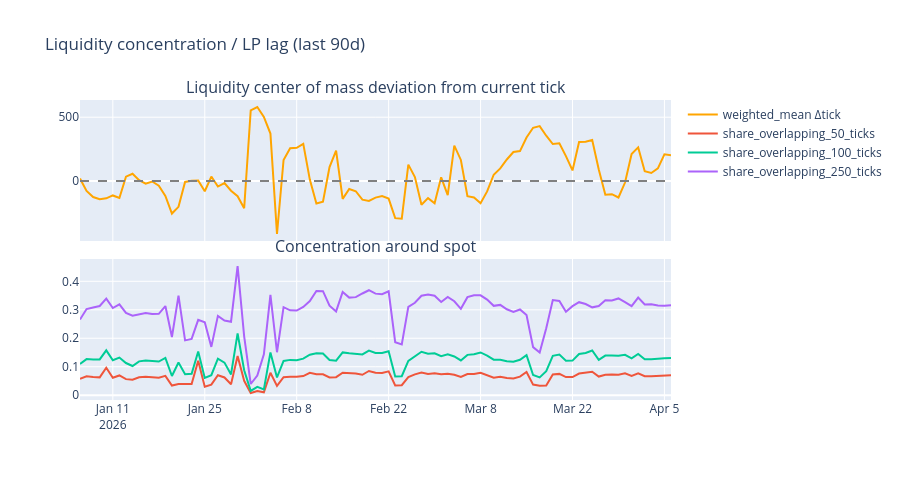

The code cell stored with this chart in its notebook:
### Markdown cell above
**QA purpose**: LP center of mass vs current_tick — large persistent deviation = LP lag, useful as PM signal later but here as a reconstruction diagnostic.

### Code cell
metrics = db.read_query(f"""
SELECT date, current_tick, weighted_mean_relative_tick,
       share_overlapping_50_ticks, share_overlapping_100_ticks, share_overlapping_250_ticks
FROM mart_tvl_distribution_daily_metrics
WHERE lower(pool) = lower('{POOL}')
  AND date >= toDate('{START_DATE_90D}') AND date <= toDate('{END_DATE}')
ORDER BY date
""")
fig = make_subplots(rows=2, cols=1, shared_xaxes=True, vertical_spacing=0.06,
    subplot_titles=("Liquidity center of mass deviation from current tick", "Concentration around spot"))
fig.add_trace(go.Scatter(x=metrics["date"].to_list(), y=metrics["weighted_mean_relative_tick"].to_list(),
                         name="weighted_mean Δtick", line=dict(color="orange")), row=1, col=1)
fig.add_hline(y=0, line_dash="dash", line_color="gray", row=1, col=1)
for col in ["share_overlapping_50_ticks", "share_overlapping_100_ticks", "share_overlapping_250_ticks"]:
    fig.add_trace(go.Scatter(x=metrics["date"].to_list(), y=metrics[col].to_list(), name=col), row=2, col=1)
fig.update_layout(height=480, title_text="Liquidity concentration / LP lag (last 90d)")
fig.show()
